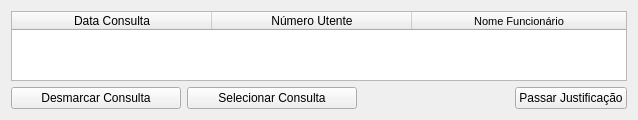
              <widget class="QWidget" name="patientHistory">
               <attribute name="title">
                <string>Histórico Consultas</string>
               </attribute>
               <layout class="QGridLayout" name="gridLayout_43">
                <item row="0" column="0">
                 <widget class="QTableWidget" name="visitTableUtente">
                  <property name="sizePolicy">
                   <sizepolicy hsizetype="Expanding" vsizetype="Expanding">
                    <horstretch>0</horstretch>
                    <verstretch>0</verstretch>
                   </sizepolicy>
                  </property>
                  <property name="sizeAdjustPolicy">
                   <enum>QAbstractScrollArea::AdjustToContents</enum>
                  </property>
                  <property name="editTriggers">
                   <set>QAbstractItemView::NoEditTriggers</set>
                  </property>
                  <property name="selectionBehavior">
                   <enum>QAbstractItemView::SelectRows</enum>
                  </property>
                  <property name="columnCount">
                   <number>3</number>
                  </property>
                  <attribute name="horizontalHeaderCascadingSectionResizes">
                   <bool>false</bool>
                  </attribute>
                  <attribute name="horizontalHeaderDefaultSectionSize">
                   <number>200</number>
                  </attribute>
                  <attribute name="horizontalHeaderMinimumSectionSize">
                   <number>120</number>
                  </attribute>
                  <attribute name="horizontalHeaderStretchLastSection">
                   <bool>true</bool>
                  </attribute>
                  <column>
                   <property name="text">
                    <string>Data Consulta</string>
                   </property>
                  </column>
                  <column>
                   <property name="text">
                    <string>Número Utente</string>
                   </property>
                  </column>
                  <column>
                   <property name="text">
                    <string>Nome Funcionário</string>
                   </property>
                   <property name="font">
                    <font>
                     <pointsize>8</pointsize>
                     <kerning>true</kerning>
                    </font>
                   </property>
                  </column>
                 </widget>
                </item>
                <item row="1" column="0">
                 <layout class="QGridLayout" name="gridLayout_42">
                  <item row="0" column="3" alignment="Qt::AlignRight">
                   <widget class="QPushButton" name="giveJust">
                    <property name="maximumSize">
                     <size>
                      <width>170</width>
                      <height>16777215</height>
                     </size>
                    </property>
                    <property name="text">
                     <string>Passar Justificação</string>
                    </property>
                   </widget>
                  </item>
                  <item row="0" column="1">
                   <widget class="QPushButton" name="app_cancel">
                    <property name="maximumSize">
                     <size>
                      <width>170</width>
                      <height>16777215</height>
                     </size>
                    </property>
                    <property name="text">
                     <string>Desmarcar Consulta</string>
                    </property>
                   </widget>
                  </item>
                  <item row="0" column="2">
                   <widget class="QPushButton" name="openReport">
                    <property name="maximumSize">
                     <size>
                      <width>170</width>
                      <height>16777215</height>
                     </size>
                    </property>
                    <property name="text">
                     <string>Selecionar Consulta</string>
                    </property>
                   </widget>
                  </item>
                 </layout>
                </item>
               </layout>
              </widget>
